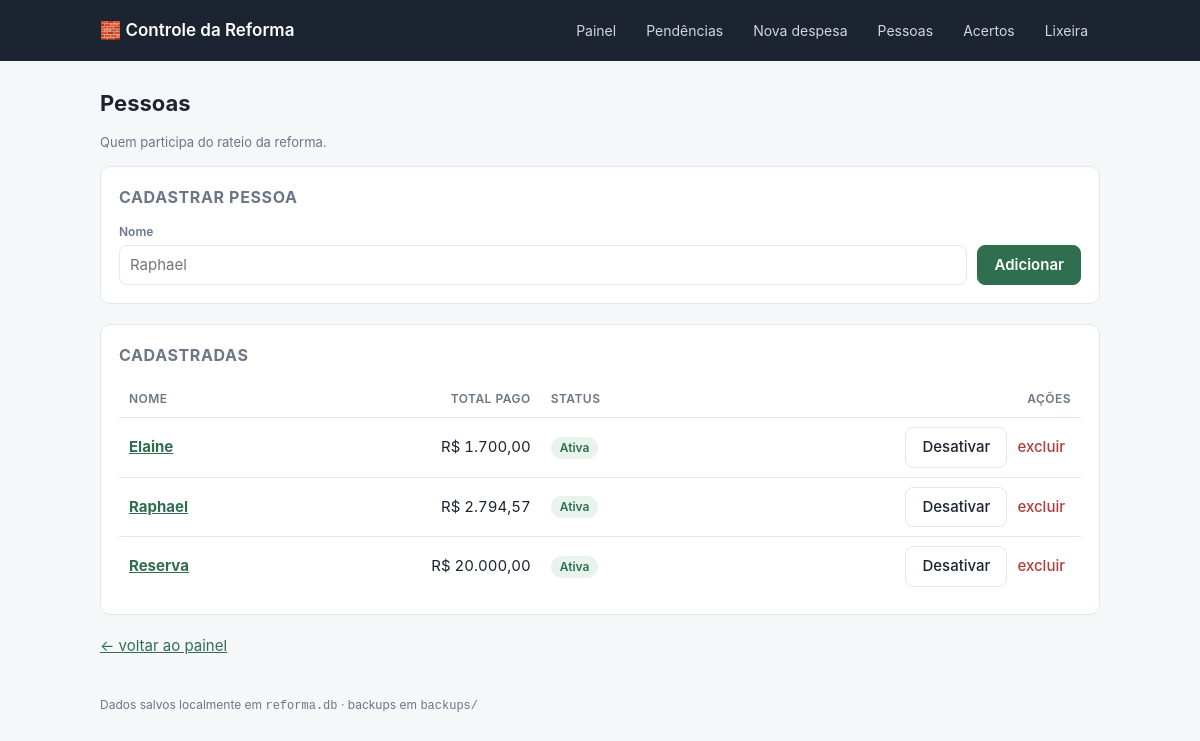
Page /pessoas on the earlier database version.
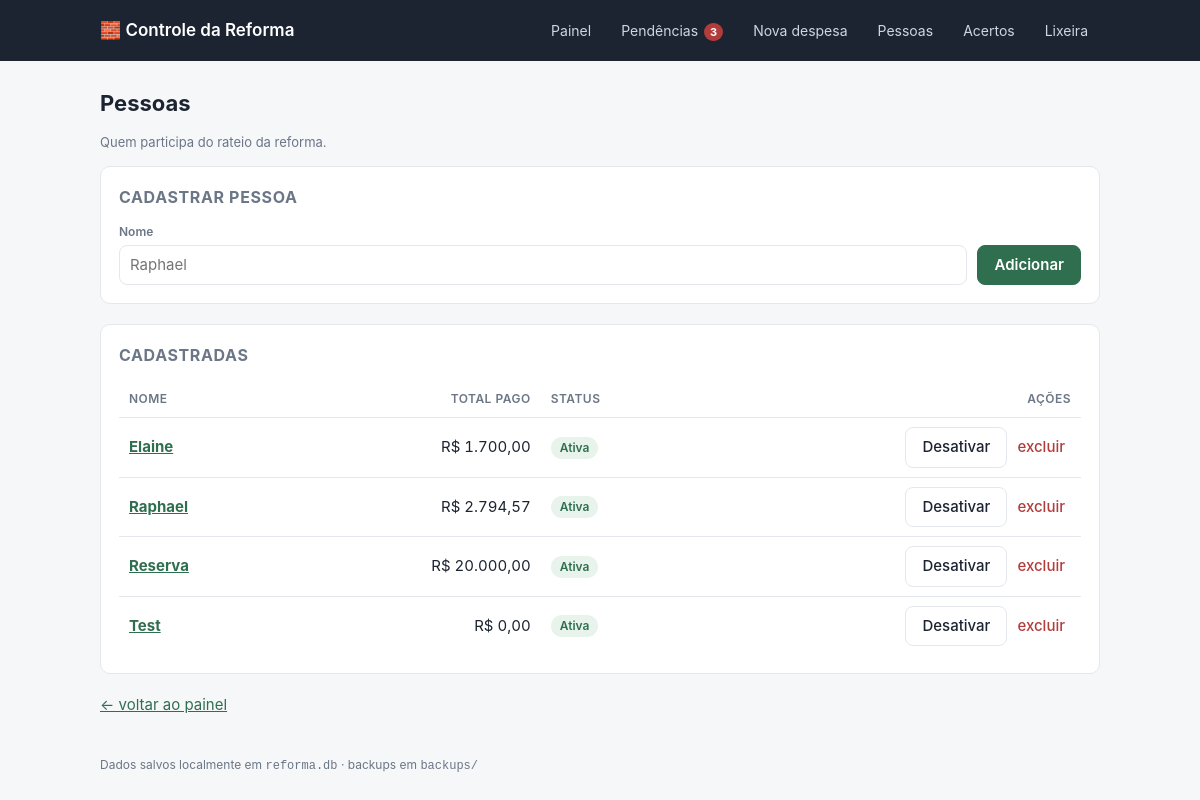
Same page on the later database version.
### tables this page shows
CREATE TABLE pessoa (
    id      INTEGER PRIMARY KEY AUTOINCREMENT,
    nome    TEXT NOT NULL UNIQUE,
    ativo   INTEGER NOT NULL DEFAULT 1
);

### app.py (the view, shortened to what this page needs)
@app.route("/pessoas", methods=["GET", "POST"])
def pessoas():
    return render_template(
        "pessoas.html",
        pessoas=db.listar_pessoas(),
        resumo=db.resumo_pessoas_geral(),
    )

### app.py (called while the page is built)
def brl(centavos):
    if centavos is None:
        centavos = 0
    sinal = "-" if centavos < 0 else ""
    centavos = abs(int(centavos))
    inteiro, cents = divmod(centavos, 100)
    return f"{sinal}R$ {inteiro:,.0f}".replace(",", ".") + f",{cents:02d}"

@app.after_request
def backup_apos_alteracao(response):
    if request.method == "POST":
        try:
            backup.fazer_backup()
        except Exception as e:  # backup nunca pode derrubar o app
            print(f"[backup] falhou: {e}")
    return response

def calcular_pendencias():
    hoje = date.today()
    grupos = {"vencidas": [], "proximas": [], "futuras": []}
    for pc in db.parcelas_pendentes():
        try:
            dias = (date.fromisoformat(pc["vencimento"]) - hoje).days
        except ValueError:
            continue
        item = dict(pc, dias=dias, falta=pc["valor"] - pc["pago"])
        if dias < 0:
            grupos["vencidas"].append(item)
        elif dias <= DIAS_AVISO:
            grupos["proximas"].append(item)
        else:
            grupos["futuras"].append(item)
    return grupos

### templates/pessoas.html (shortened to what this page needs)
{% extends "base.html" %}
{% block conteudo %}
<h1>Pessoas</h1>
<p class="suave pequeno">Quem participa do rateio da reforma.</p>
<div class="card">
  <h2>Cadastrar pessoa</h2>
  <form method="post" class="linha">
    <div class="campo cresce">
      <label for="nome">Nome</label>
      <input id="nome" name="nome" required placeholder="Raphael">
    </div>
    <button type="submit">Adicionar</button>
  </form>
</div>
<div class="card">
  <h2>Cadastradas</h2>
  {% if pessoas %}
  <table>
    <thead><tr><th>Nome</th><th class="num">Total pago</th><th>Status</th><th class="num">Ações</th></tr></thead>
    <tbody>
      {% for p in pessoas %}
      {% set r = (resumo | selectattr('id', 'equalto', p.id) | list | first) %}
      <tr>
        <td><a href="{{ url_for('detalhe_pessoa', pessoa_id=p.id) }}"><strong>{{ p.nome }}</strong></a></td>
        <td class="num">{{ (r.total if r else 0)|brl }}</td>
        <td>{% if p.ativo %}<span class="tag ok">Ativa</span>{% else %}<span class="tag off">Inativa</span>{% endif %}</td>
        <td class="num">
          <form method="post" action="{{ url_for('alternar_pessoa', pessoa_id=p.id) }}" style="display:inline">
            <button class="secundario" type="submit">{% if p.ativo %}Desativar{% else %}Reativar{% endif %}</button>
          </form>
          <form method="post" action="{{ url_for('remover_pessoa', pessoa_id=p.id) }}" style="display:inline"
                onsubmit="return confirm('Excluir {{ p.nome }}?')">
            <button class="link" type="submit">excluir</button>
          </form>
        </td>
      </tr>
      {% endfor %}
    </tbody>
  </table>
  {% else %}
    <p class="vazio">Nenhuma pessoa cadastrada.</p>
  {% endif %}
</div>
<p><a href="{{ url_for('index') }}">← voltar ao painel</a></p>
{% endblock %}

Differences in the rows shown:
added pessoa: nome "Test", total "R$ 0,00", ativo "Ativa"
Other differences:
{{ qtd_pendencias }}: (not shown) → "3"
